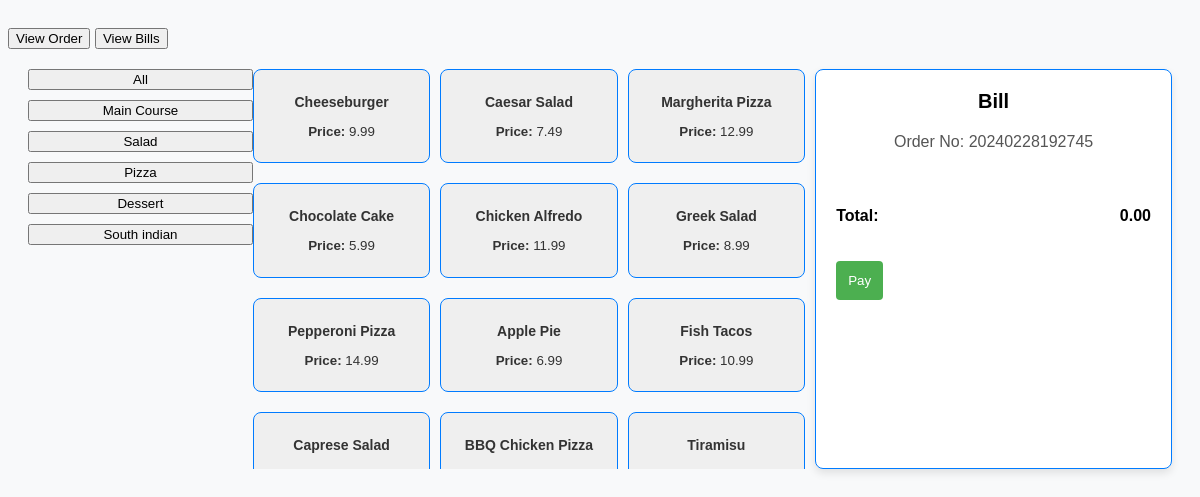
Page /take.php on the committed database.
### tables this page shows
CREATE TABLE `menu_items` (
  `item_id` int(11) NOT NULL,
  `item_name` varchar(255) NOT NULL,
  `price` decimal(10,2) NOT NULL,
  `category` varchar(50) NOT NULL
);

### take.php (the view, shortened to what this page needs)
<?php
include('connection.php');
$categories = $conn->query("SELECT DISTINCT category FROM menu_items");
$allProducts = $conn->query("SELECT * FROM menu_items");
?>
<!DOCTYPE html>
<html lang="en">
<head>
</head>
<body>
                            <div class="col-md-6 text-right">
                				<button class="btn btn-primary" onclick="location.href='order.php'">View Order</button>
                                <button class="btn btn-primary" onclick="location.href='bills.php'">View Bills</button>
            				</div>
    <div class="container">
        <div class="category-container">
            <button class="category-button" onclick="showCategory('All')">All</button>
            <?php while ($category = $categories->fetch_assoc()) : ?>
                <button class="category-button" onclick="showCategory('<?php echo $category['category']; ?>')">
                    <?php echo $category['category']; ?>
                </button>
            <?php endwhile; ?>
        </div>
        <div class="product-container" id="productContainer">
            <?php
            while ($product = $allProducts->fetch_assoc()) :
            ?>
                <button class="product-button" onclick="addToBill('<?php echo $product['item_name']; ?>', <?php echo $product['price']; ?>)">
                    <h3 style="font-size: 14px;"><?php echo $product['item_name']; ?></h3>
                    <p><strong>Price:</strong> <?php echo number_format($product['price'], 2); ?></p>
                </button>
            <?php endwhile; ?>
        </div>
        <div class="bill-container" id="billContainer">
            <div class="bill-header">
                Bill
            </div>
            <div class="bill-order-no">
                Order No: <?php echo date('YmdHis'); ?>
            </div>
            <div class="bill-total">
                <p>Total:</p>
                <p id="totalAmountBill">0.00</p>
            </div>
            <button class="pay-button" onclick="pay()">Pay</button>
        </div>
    </div>
</body>
</html>

### take.php (style rules this page uses)
body { font-family: 'Arial', sans-serif; background-color: #f8f9fa; padding-top: 20px; }
.container { display: flex; justify-content: space-between; margin: 20px; }
.category-container { width: 20%; }
.category-button { width: 100%; margin-bottom: 10px; }
.product-container { width: 50%; overflow-y: auto; height: 400px; display: flex; flex-wrap: wrap; gap: 10px; }
.product-button { width: calc(33.33% - 10px); border: 1px solid #007bff; border-radius: 8px; padding: 10px; margin-bottom: 10px; text-align: center; text-decoration: none; color: #333; cursor: pointer; }
.bill-container { width: 28%; border: 1px solid #007bff; border-radius: 8px; padding: 20px; background-color: #fff; box-shadow: 0 4px 8px rgba(0, 0, 0, 0.1); }
.bill-header { text-align: center; font-size: 20px; font-weight: bold; margin-bottom: 20px; }
.bill-order-no { text-align: center; margin-bottom: 20px; color: #555; }
.bill-total { margin-top: 20px; display: flex; justify-content: space-between; font-weight: bold; }
.pay-button { margin-top: 20px; padding: 12px; background-color: #4caf50; color: #fff; border: none; border-radius: 4px; cursor: pointer; transition: background-color 0.3s ease; }

### rows in the picture
menu_items: item_name "Cheeseburger", price "9.99"
menu_items: item_name "Caesar Salad", price "7.49"
menu_items: item_name "Margherita Pizza", price "12.99"
menu_items: item_name "Chocolate Cake", price "5.99"
menu_items: item_name "Chicken Alfredo", price "11.99"
menu_items: item_name "Greek Salad", price "8.99"
menu_items: item_name "Pepperoni Pizza", price "14.99"
menu_items: item_name "Apple Pie", price "6.99"
menu_items: item_name "Fish Tacos", price "10.99"
menu_items: item_name "Caprese Salad"
menu_items: item_name "BBQ Chicken Pizza"
menu_items: item_name "Tiramisu"

### other values in the picture
$category['category'] "Main Course"
$category['category'] "Salad"
$category['category'] "Pizza"
$category['category'] "Dessert"
$category['category'] "South indian"
